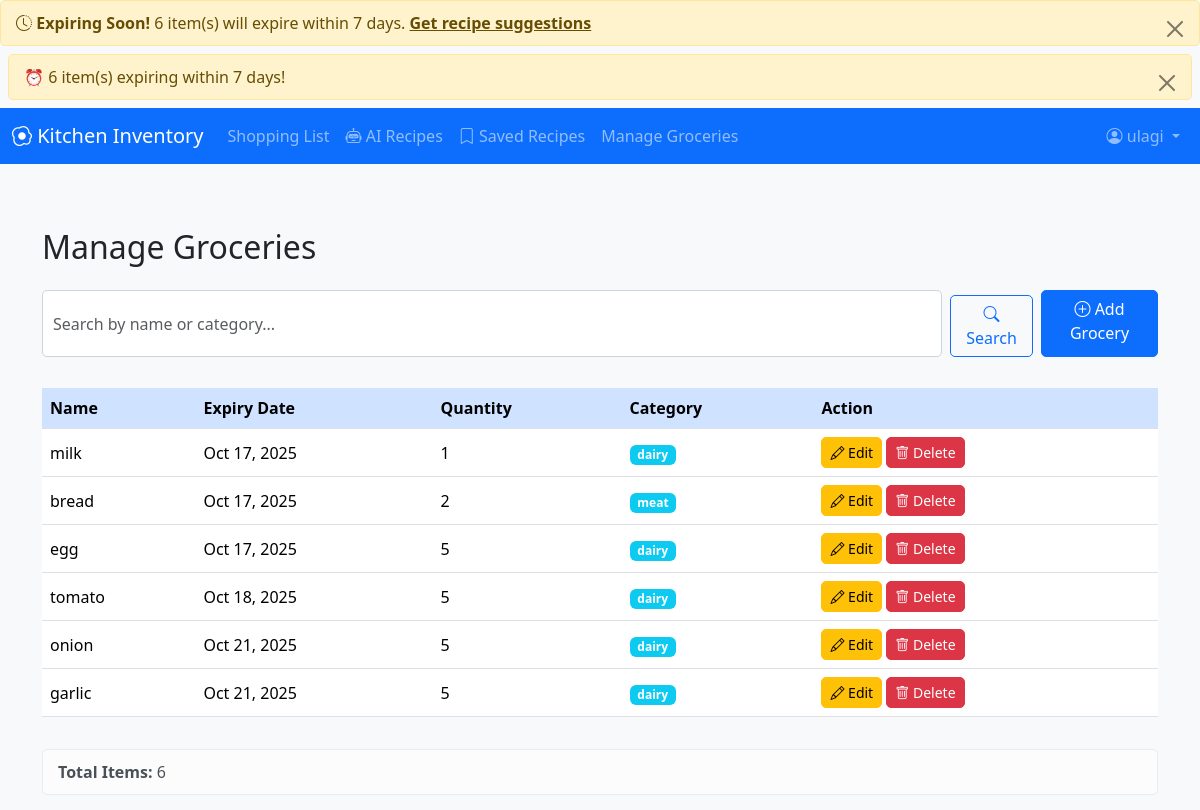
The app's page / (signed in) with its own data.
### food/models.py (models this page shows, shortened)
class Grocery(models.Model):
    grocery_name = models.CharField(max_length=200)
    ex_date = models.DateField()
    quantity = models.PositiveIntegerField(default=1)
    grocerie_type = models.ForeignKey(GroceryType, on_delete=models.CASCADE)
    user = models.ForeignKey(User, on_delete=models.CASCADE)
    class Meta:
        db_table = 'food_groceries'  # matches existing table

class GroceryType(models.Model):
    type_name = models.CharField(max_length=100)
    class Meta:
        db_table = 'food_groceries_type'  # matches existing table

### food/views.py (the view)
# urls.py: path('', views.index, name='index'),
@login_required
def index(request):
    search_query = request.GET.get('search', '').strip()
    groceries = Grocery.objects.filter(user=request.user).select_related('grocerie_type')
    if search_query:
        groceries = groceries.filter(
            Q(grocery_name__icontains=search_query) |
            Q(grocerie_type__type_name__icontains=search_query)
        )
    groceries = groceries.order_by('ex_date')
    warnings = get_expiry_warnings(request.user)
    if warnings['expired_count'] > 0:
        messages.error(request, f"⚠️ {warnings['expired_count']} item(s) have expired!")
    if warnings['expiring_soon_count'] > 0:
        messages.warning(request, f"⏰ {warnings['expiring_soon_count']} item(s) expiring within 7 days!")
    return render(request, 'food/index.html', {
        'groceries': groceries,
        'search_query': search_query,
        'warnings': warnings
    })

### core/authentication.py (called while the page is built)
    def get_user(self, user_id):
        try:
            return User.objects.get(pk=user_id)
        except User.DoesNotExist:
            return None

### food/views.py (called while the page is built)
def get_expiry_warnings(user):
    today = date.today()
    expired = Grocery.objects.filter(
        user=user,
        ex_date__lt=today
    ).select_related('grocerie_type')
    expiring_soon = Grocery.objects.filter(
        user=user,
        ex_date__gte=today,
        ex_date__lte=today + timedelta(days=7)
    ).select_related('grocerie_type')
    return {
        'expired': expired,
        'expiring_soon': expiring_soon,
        'expired_count': expired.count(),
        'expiring_soon_count': expiring_soon.count()
    }

def add_expiry_warnings(request):
    if request.user.is_authenticated:
        warnings = get_expiry_warnings(request.user)
        return {'expiry_warnings': warnings}
    return {}

### templates/food/index.html (shortened to what this page needs)
{% extends 'food/base.html' %}
{% block content %}
<h2 class="mb-4">Manage Groceries</h2>
<form method="get" class="d-flex mb-3">
    <input type="search"
           class="form-control me-2"
           placeholder="Search by name or category..."
           id="searchInput"
           name="search"
           value="{{ search_query|default:'' }}">
    <button type="submit" class="btn btn-outline-primary me-2">
        <i class="bi bi-search"></i> Search
    </button>
    <a href="{% url 'add' %}" class="btn btn-primary">
        <i class="bi bi-plus-circle"></i> Add Grocery
    </a>
</form>
<div class="table-responsive">
    <table class="table table-hover align-middle">
        <thead class="table-primary">
            <tr>
                <th>Name</th>
                <th>Expiry Date</th>
                <th>Quantity</th>
                <th>Category</th>
                <th>Action</th>
            </tr>
        </thead>
        <tbody>
            {% for grocery in groceries %}
            <tr>
                <td>{{ grocery.grocery_name }}</td>
                <td>{{ grocery.ex_date|date:"M d, Y" }}</td>
                <td>{{ grocery.quantity }}</td>
                <td><span class="badge bg-info">{{ grocery.grocerie_type.type_name }}</span></td>
                <td>
                    <a href="{% url 'edit' grocery.id %}" class="btn btn-sm btn-warning">
                        <i class="bi bi-pencil"></i> Edit
                    </a>
                    <a href="{% url 'delete' grocery.id %}"
                       class="btn btn-sm btn-danger"
                       onclick="return confirm('Are you sure you want to delete {{ grocery.grocery_name }}?')">
                        <i class="bi bi-trash"></i> Delete
                    </a>
                </td>
            </tr>
            {% endfor %}
        </tbody>
    </table>
</div>
{% if groceries.count > 0 %}
<div class="alert alert-light mt-3">
    <strong>Total Items:</strong> {{ groceries.count }}
</div>
{% endif %}
{% endblock %}

### templates/food/base.html (shortened to what this page needs)
{% load static %}
<!DOCTYPE html>
<html lang="en">
<head>
    <link href="https://cdn.jsdelivr.net/npm/bootstrap@5.3.3/dist/css/bootstrap.min.css" rel="stylesheet">
    <link rel="stylesheet" href="{% static 'css/custom.css' %}">
    <link rel="stylesheet" href="https://cdn.jsdelivr.net/npm/bootstrap-icons@1.11.3/font/bootstrap-icons.css">
</head>
<body>
    {% if expiry_warnings %}
        {% if expiry_warnings.expiring_soon_count > 0 %}
        <div class="alert alert-warning alert-dismissible fade show m-0" role="alert">
            <i class="bi bi-clock-history"></i>
            <strong>Expiring Soon!</strong> {{ expiry_warnings.expiring_soon_count }} item(s) will expire within 7 days.
            <a href="{% url 'suggest_recipes' %}" class="alert-link">Get recipe suggestions</a>
            <button type="button" class="btn-close" data-bs-dismiss="alert" aria-label="Close"></button>
        </div>
        {% endif %}
    {% endif %}
    {% if messages %}
        {% for message in messages %}
        <div class="alert alert-{{ message.tags }} alert-dismissible fade show m-2" role="alert">
            {{ message }}
            <button type="button" class="btn-close" data-bs-dismiss="alert" aria-label="Close"></button>
        </div>
        {% endfor %}
    {% endif %}
    <nav class="navbar navbar-expand-lg navbar-dark bg-primary">
        <div class="container-fluid">
            <a class="navbar-brand" href="{% url 'index' %}"><i class="bi bi-egg-fried"></i> Kitchen Inventory</a>
            <div class="collapse navbar-collapse" id="navbarNav">
                <ul class="navbar-nav me-auto mb-2 mb-lg-0">
                    <li class="nav-item"><a class="nav-link" href="{% url 'shopping' %}">Shopping List</a></li>
                    <li class="nav-item"><a class="nav-link" href="{% url 'suggest_recipes' %}">
                        <i class="bi bi-robot"></i> AI Recipes
                    </a></li>
                    <li class="nav-item"><a class="nav-link" href="{% url 'view_saved_recipes' %}">
                        <i class="bi bi-bookmark"></i> Saved Recipes
                    </a></li>
                    <li class="nav-item"><a class="nav-link" href="{% url 'index' %}">Manage Groceries</a></li>
                </ul>
                <ul class="navbar-nav ms-auto mb-2 mb-lg-0">
                    {% if user.is_authenticated %}
                    <li class="nav-item dropdown">
                        <a class="nav-link dropdown-toggle" href="#" role="button" data-bs-toggle="dropdown">
                            <i class="bi bi-person-circle"></i> {{ user.username }}
                        </a>
                    </li>
                    {% else %}
                    <li class="nav-item"><a class="nav-link" href="{% url 'signin' %}">Sign In</a></li>
                    <li class="nav-item"><a class="nav-link" href="{% url 'signup' %}">Sign Up</a></li>
                    {% endif %}
                </ul>
            </div>
        </div>
    </nav>
    <div class="container mt-5 pt-3">
        {% block content %}{% endblock %}
    </div>
</body>
</html>

### static/css/custom.css (style rules this page uses)
body { font-family: 'Segoe UI', Tahoma, Geneva, Verdana, sans-serif; background-color: #f8f9fa; margin: 0; padding: 0; }
.btn { border-radius: 5px; transition: all 0.3s ease; }
.form-control { border-radius: 5px; border: 1px solid #ced4da; padding: 10px; }
table { width: 100%; border-collapse: collapse; margin-top: 15px; }
table th, table td { padding: 10px; text-align: left; border-bottom: 1px solid #dee2e6; }
table th { background-color: #e9ecef; }
.alert { border-radius: 5px; padding: 10px 15px; margin-bottom: 15px; }
.btn-outline-primary, .btn-outline-danger, .btn-outline-info, .btn-outline-dark { margin-top: 5px; }

### records on screen
Grocery: grocery_name "milk", ex_date "Oct 17, 2025", quantity "1", grocerie_type.type_name "dairy"
Grocery: grocery_name "bread", ex_date "Oct 17, 2025", quantity "2", grocerie_type.type_name "meat"
Grocery: grocery_name "egg", ex_date "Oct 17, 2025", quantity "5", grocerie_type.type_name "dairy"
Grocery: grocery_name "tomato", ex_date "Oct 18, 2025", quantity "5", grocerie_type.type_name "dairy"
Grocery: grocery_name "onion", ex_date "Oct 21, 2025", quantity "5", grocerie_type.type_name "dairy"
Grocery: grocery_name "garlic", ex_date "Oct 21, 2025", quantity "5", grocerie_type.type_name "dairy"

### other values on screen
{{ expiry_warnings.expiring_soon_count }} "6"
{{ message }} "⏰ 6 item(s) expiring within 7 days!"
{{ user.username }} "ulagi"
{{ groceries.count }} "6"
